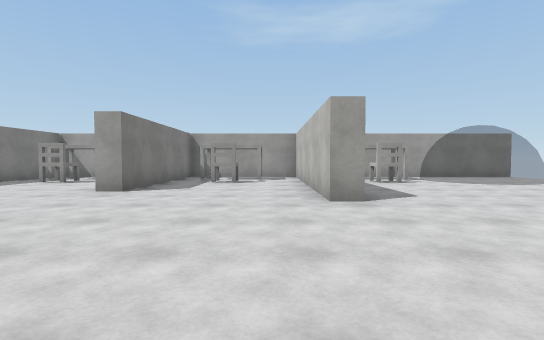
[1] (above)

24 first-person views from a walk through a scene from a Unity 3-D project. The camera is 1.2 m above the floor, tilts 2° down and sees 85° across. The floor is counted in squares, 2 m on a side. Each view is taken from the middle of a square. On the plan, view 1 faces up. The plan holds only what a view shows up to about 9 squares ahead; the rest is blank. The place goes on beyond the plan. The player character is not drawn. Surface patterns are stand-ins for the level's own textures.

[2]
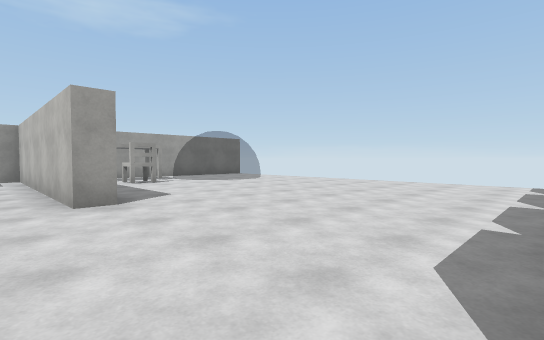

[3]
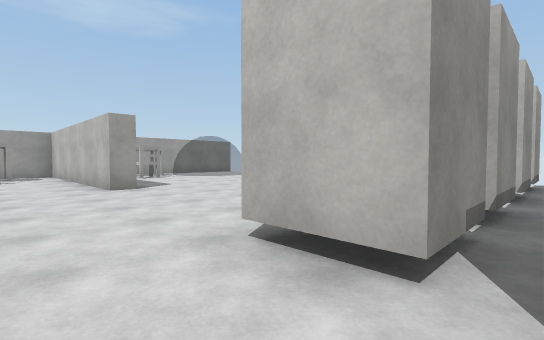

[4]
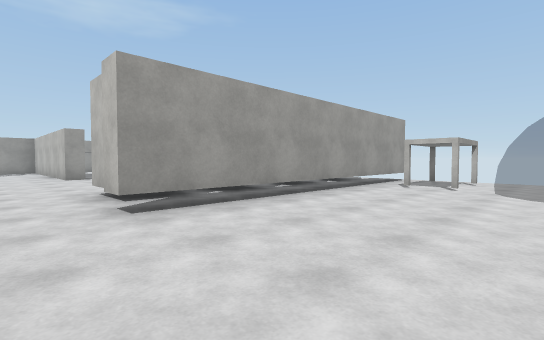

[5]
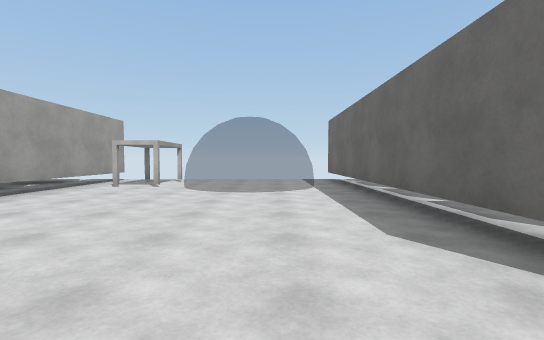

[6]
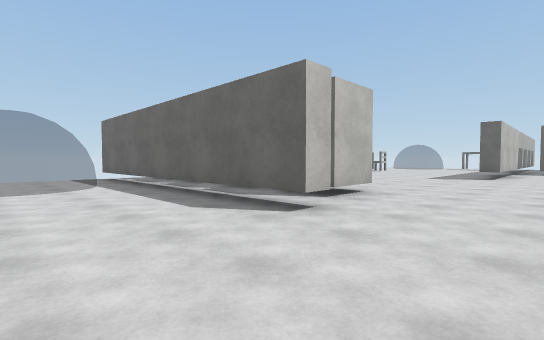

[7]
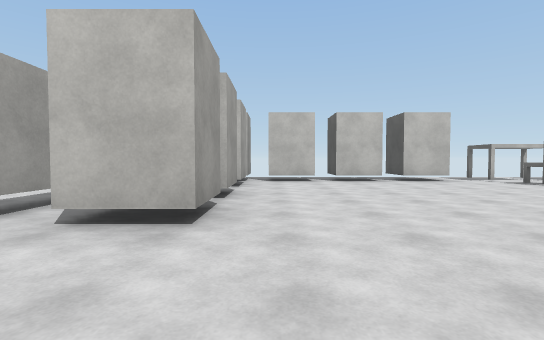

[8]
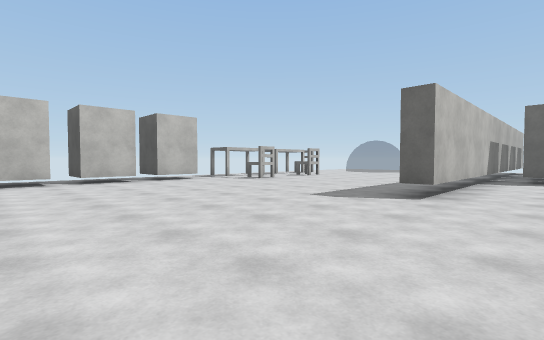

[9]
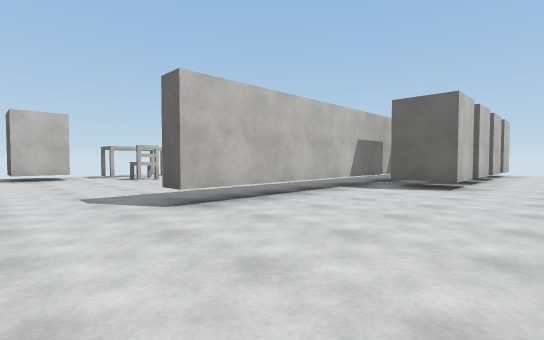

[10]
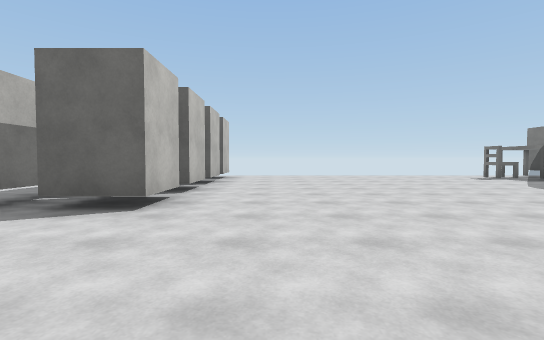

[11]
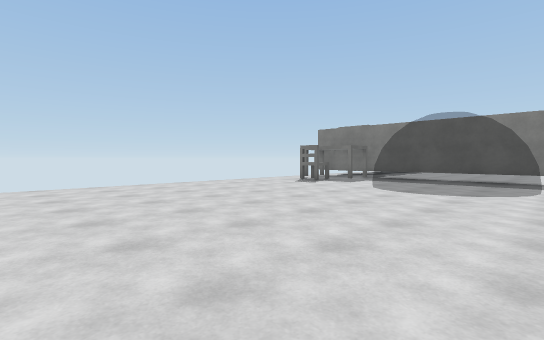

[12]
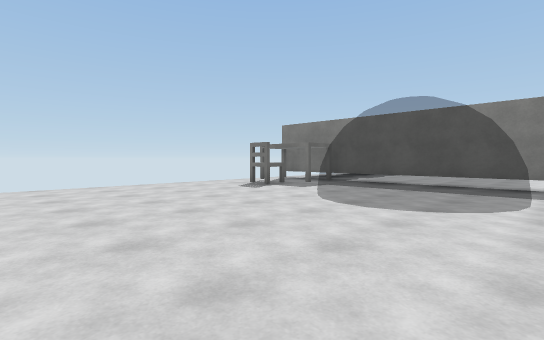

[13]
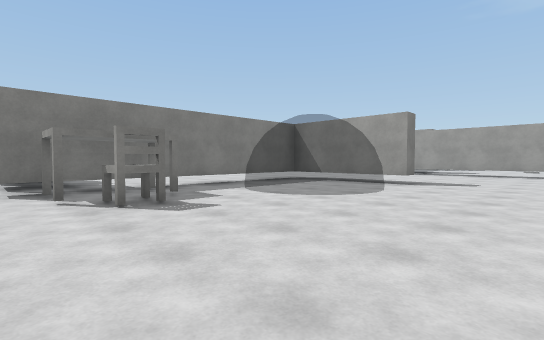

[14]
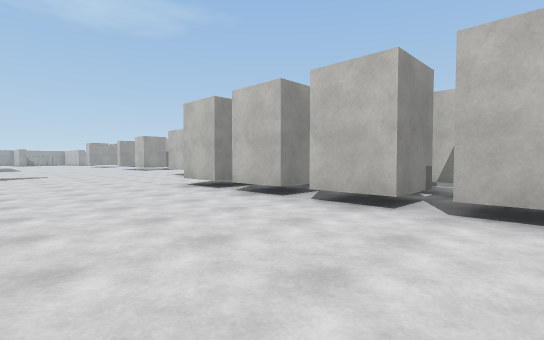

[15]
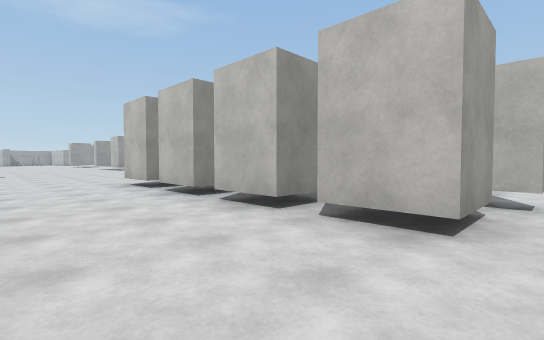

[16]
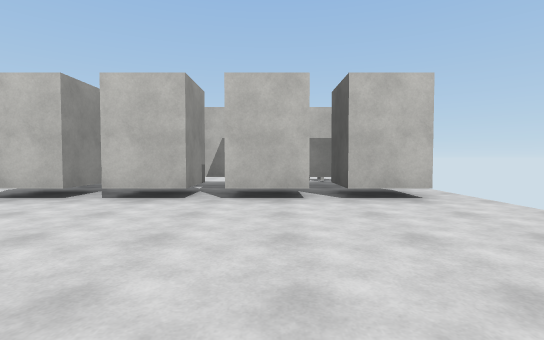

[17]
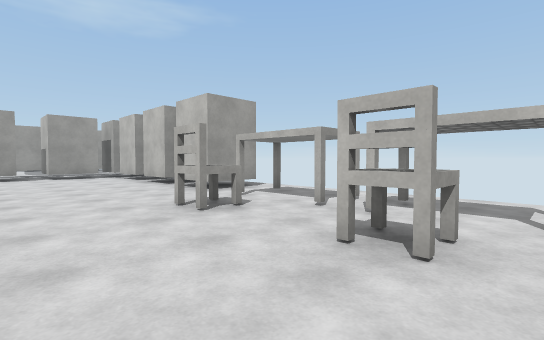

[18]
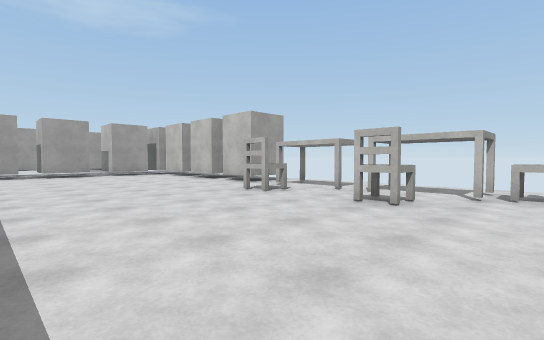

[19]
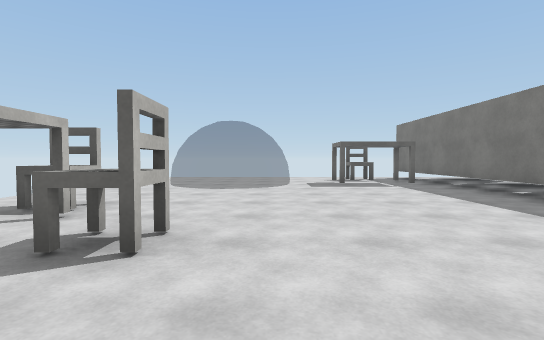

[20]
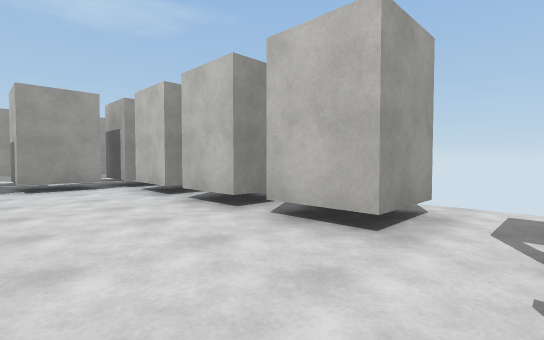

[21]
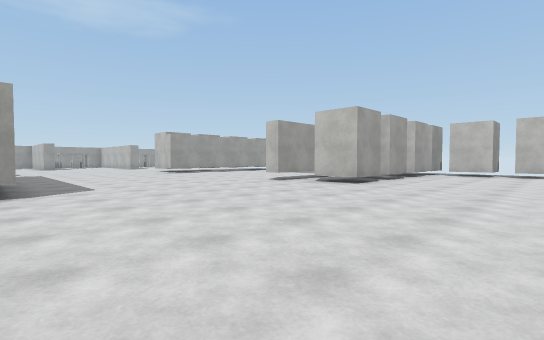

[22]
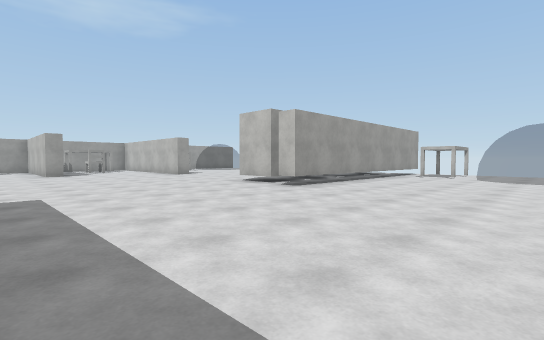

[23]
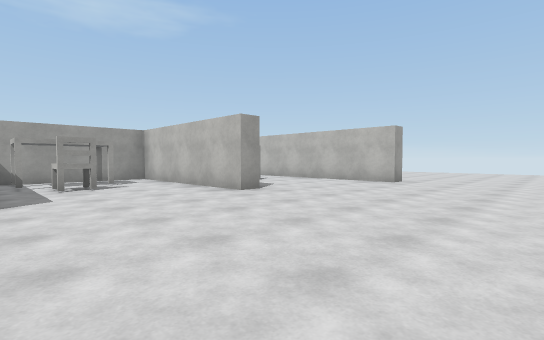

[24]
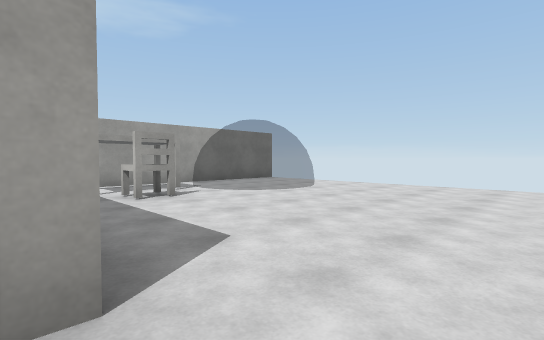

### Floor plan
Key: @ floor where view 1 was taken; # wall or solid block; . floor; = window, fence, low wall or low ledge; C chair; B block; T table; H thing the floor can be seen under or through; O other object.
Columns run from 14 left of view 1 to 8 right of it. Each row starts with its distance up from view 1.
 11        #####     ##
 10        #...#   # .#==
  9        ###.##..# .====.
  8        #C..#.C.#.C.===.
  7         ...#...#....=..
  6         ...#...#.......
  5        ........#.......
  4        ................
  3        ................
  2        ................
  1        ................
  0          .....@........
 -1          ......B.BBBBB.
 -2          ......#######.
 -3          ..............
 -4          ............T.
 -5          ...........=..
 -6          ..........===.
 -7          ..........===.
 -8          ...........=..
 -9         #......HHHHHH#.
-10         .......BBB.B.B
-11         .......BBB.B.B
-12         .............B
-13         .............B.
-14         .............B.
-15         .............B.
-16           ...........B.
-17          .....H......B.
-18          .....H......T.
-19      .. ......H....C...
-20     ..........H......T.
-21  ####.........H....C...
-22 .#..........B.H......#.
-23 .H===.........H......C.
-24 .H===.......B.H........
-25 .H.==.........H....=...
-26 .H..........B.H##.===.
-27 .HOO..........H#C.===.
-28 .HO.........B.#C... ..
-29 .................

Where each view was taken, in squares from view 1:
view 1: 0 up, 0 right, facing up
view 2: 0 up, 0 right, facing up-right
view 3: 2 down, 1 left, facing up-right
view 4: 6 down, 1 left, facing up-right
view 5: 7 down, 1 left, facing right
view 6: 6 down, 2 left, facing down-right
view 7: 12 down, 2 left, facing right
view 8: 12 down, 2 left, facing down-right
view 9: 15 down, 4 left, facing down-right
view 10: 18 down, 4 left, facing down
view 11: 22 down, 4 left, facing down-left
view 12: 22 down, 6 left, facing down-left
view 13: 29 down, 7 left, facing up-left
view 14: 28 down, 6 left, facing up-right
view 15: 29 down, 5 left, facing up-right
view 16: 26 down, 7 left, facing right
view 17: 22 down, 3 right, facing up-right
view 18: 23 down, 1 right, facing up-right
view 19: 19 down, 4 right, facing down
view 20: 18 down, 4 right, facing up-right
view 21: 15 down, 6 left, facing up-right
view 22: 7 down, 5 left, facing up-right
view 23: 1 up, 7 left, facing up-right
view 24: 3 up, 1 right, facing up-right
